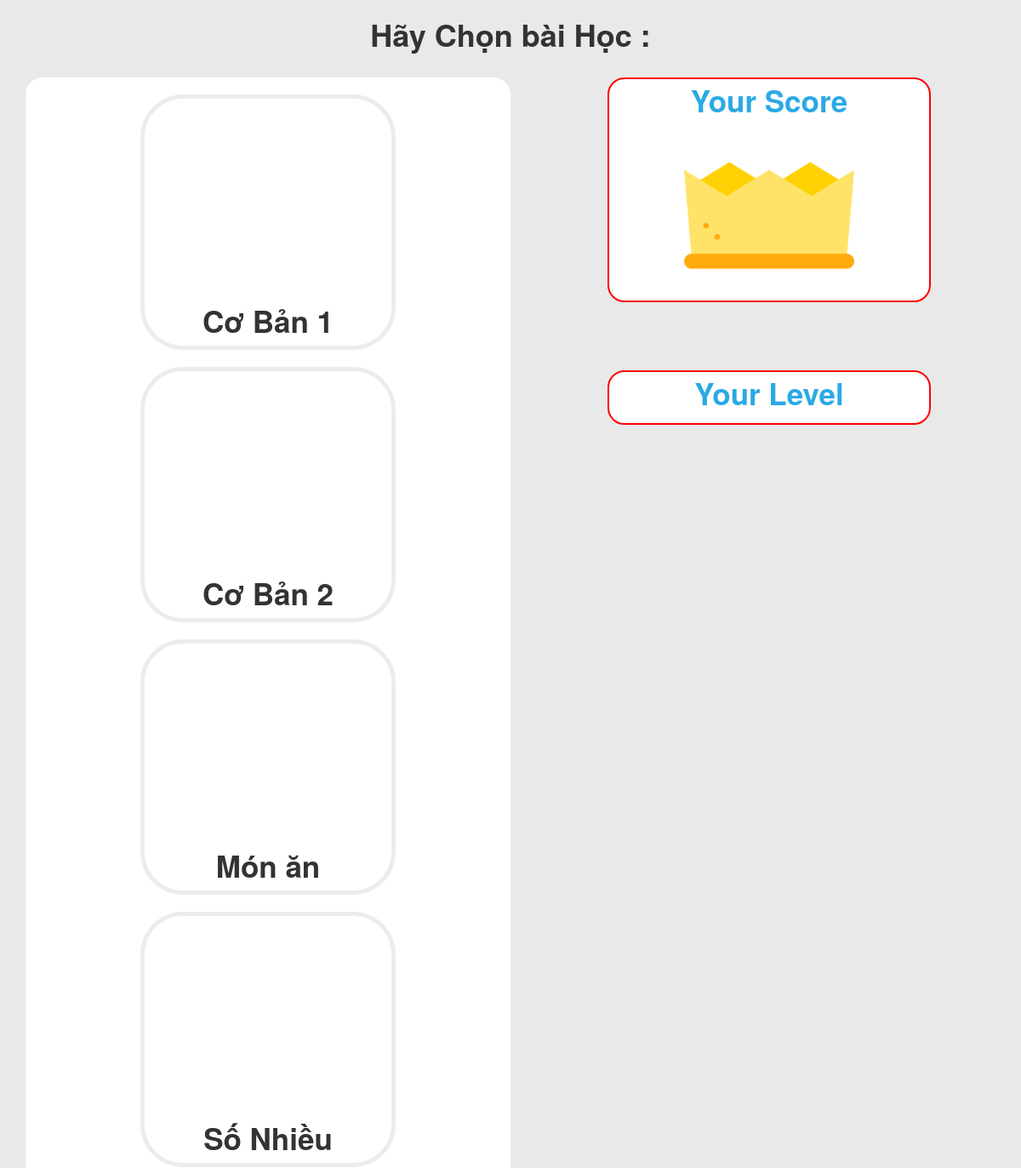
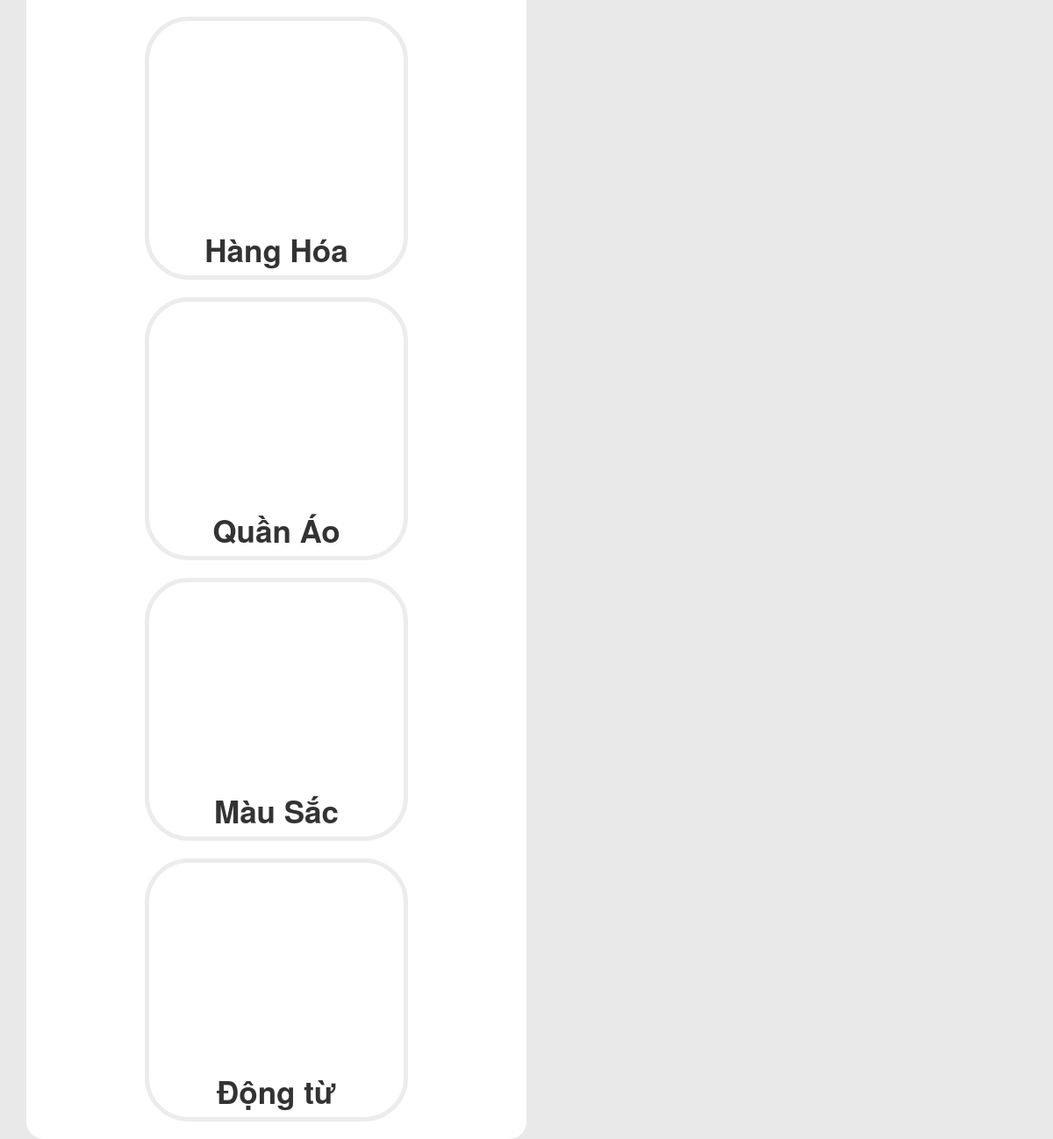
The page /Sources/view/levelbaihoc.php on the database as committed earlier (2 pictures, top to bottom).
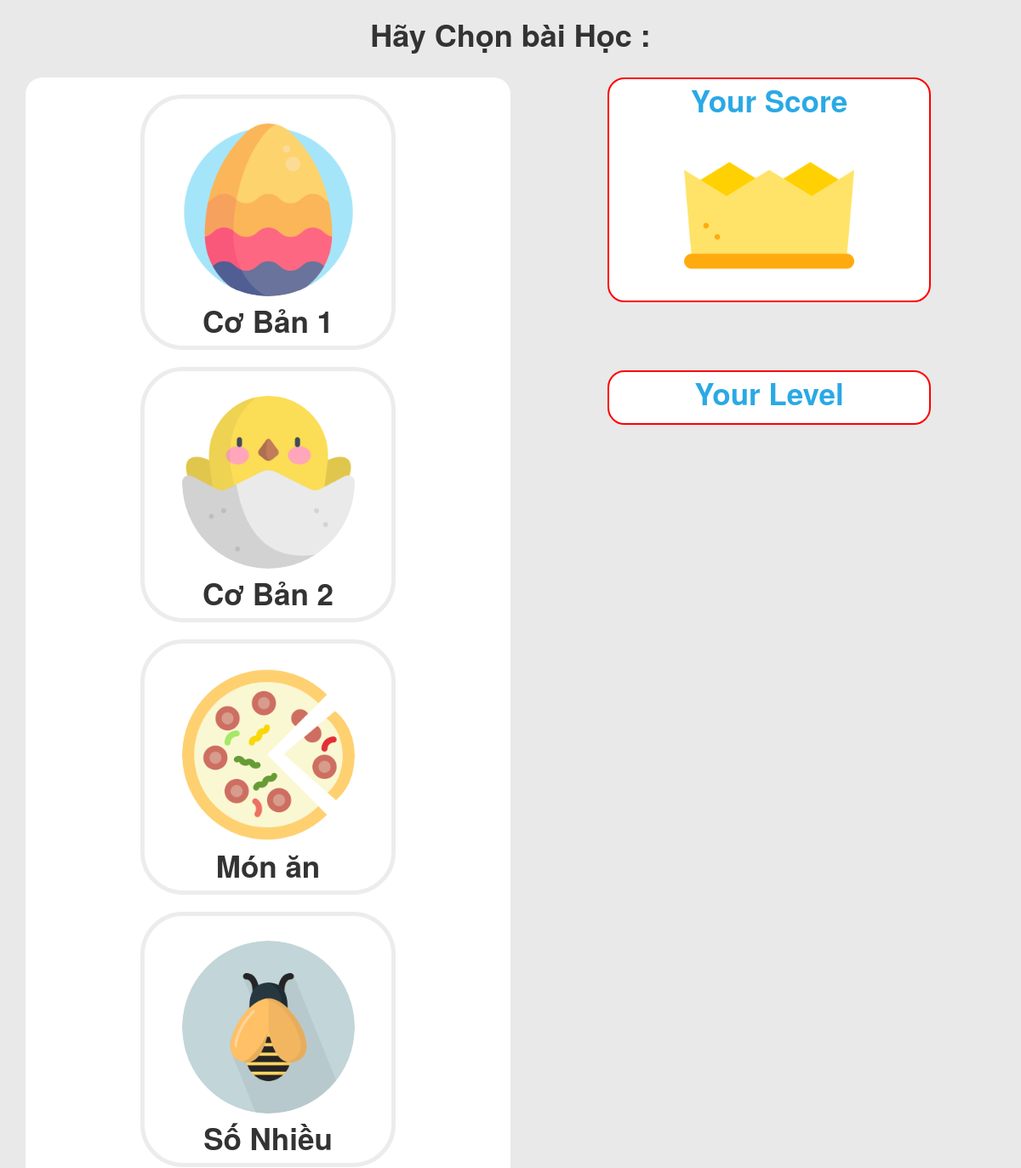
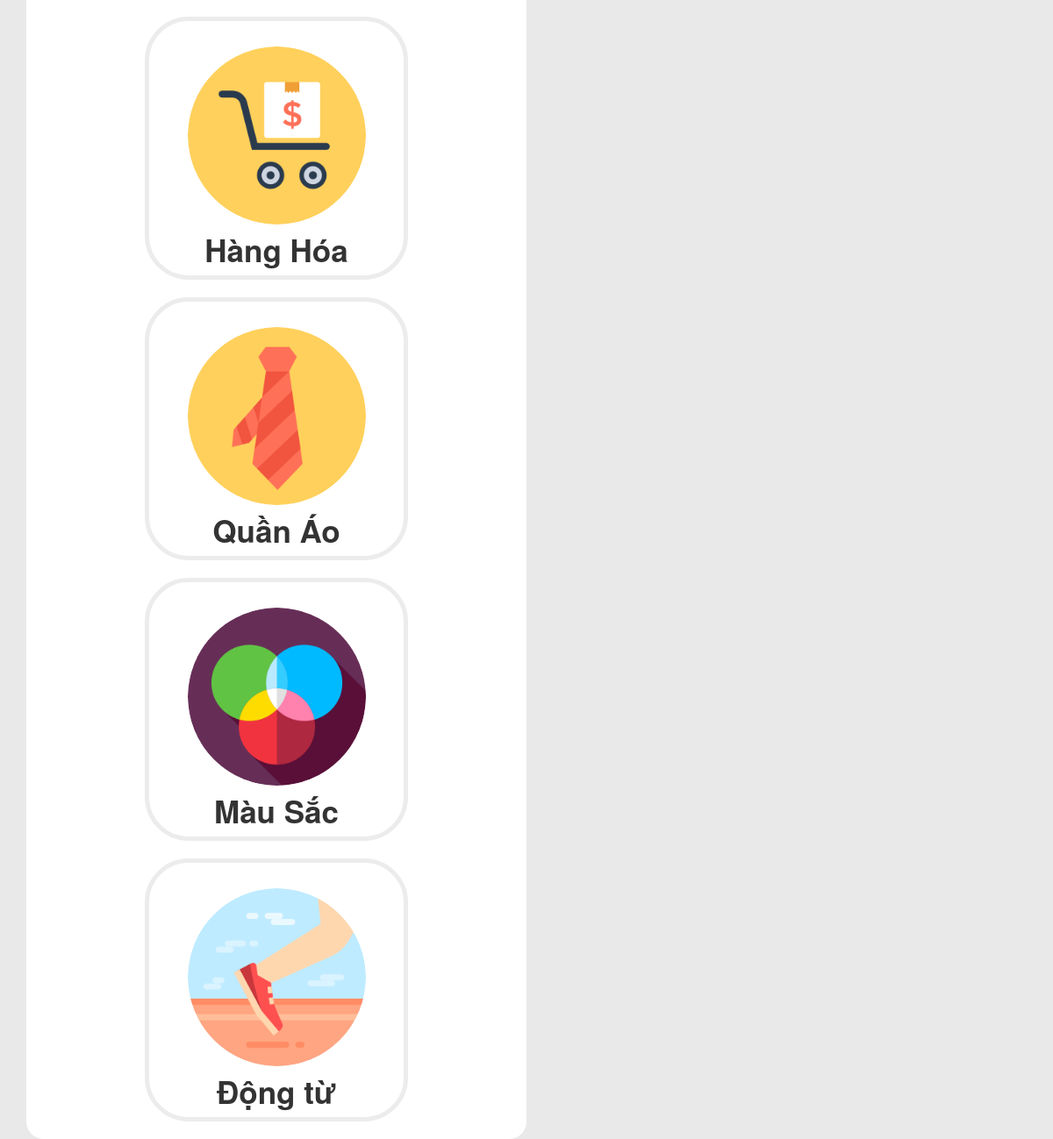
The same page on the database as committed later (2 pictures, top to bottom).
### tables this page shows
CREATE TABLE `level` (
  `id` int(2) NOT NULL,
  `namelevel` varchar(30) NOT NULL,
  `image` varchar(500) NOT NULL
);

### Sources/php/getItemLevel.php (the view, shortened to what this page needs)
<?php
require('config.php');
$link=mysqli_connect($host,$user,$pass,$db);
if(!$link){
	echo 'ket noi khong thanh cong';
} else{
	mysqli_set_charset($link,'UTF8');
	$sql="select * from level";
	$kq=mysqli_query($link,$sql);
	if(mysqli_num_rows($kq)>0){
		while ($row=mysqli_fetch_assoc($kq)) {
			$hienthi='<div class="item" value="'.$row['id'].'"><div class="img-item" style="background-image:'." url("."'".$row['image']."'".');'.'"></div><p>'.$row['namelevel'].'</p></div>'.'<br>';
			echo $hienthi;
		}
	}else{
		echo "khong co ban ghi nao";
	}
}
?>

### Sources/view/levelbaihoc.php (shortened to what this page needs)
<!DOCTYPE html>
<html>
<head>
	<link rel="stylesheet" href="../style/level.css">
	<link rel="stylesheet" href="https://cdnjs.cloudflare.com/ajax/libs/font-awesome/4.7.0/css/font-awesome.min.css">
	<link rel="stylesheet" href="https://cdnjs.cloudflare.com/ajax/libs/flag-icon-css/3.1.0/css/flag-icon.css">
	<link rel="stylesheet" href="https://maxcdn.bootstrapcdn.com/bootstrap/3.3.7/css/bootstrap.min.css">
</head>
<body>
	<?php
	include('../php/getDetailUser.php') ?>
	<div class="wraper">
		<div class="container">
			<h1 ><strong>Hãy Chọn bài Học : <strong id="getuserforexam"><?php   echo $username; ?></strong></strong>  </h1>
			<div class="col-lg-6" id="left1">
				<?php
				include('../php/getItemLevel.php');
				?>
			</div>
			<div class="col-lg-4" id="right1">
				<div class="row">
					<p>Your Score</p>
					<div class="score"><?php  echo $score ;?></div>
				</div>
				<div class="row" style="margin-top: 80px;">
					<p>Your Level</p>
				</div>
			</div>
		</div>
	</div>
</body>
</html>

### Sources/style/level.css (style rules this page uses)
.wraper { text-align: center; width: 100%; background-color: #E9E9E9; }
#left1 { padding-top: 20px; margin-top: 20px; background-color: white; border-radius: 20px; }
p { font-size: 35px; font-weight: bold; }
#right1 { margin-top: 20px; color: #2AA9E5; text-align: center; margin-left: 10%; }
.item { border: 5px solid #ECECEC; border-radius: 50px; line-height: 0px; text-align: center; margin: auto; width: 300px; height: 300px; }
.score { color: #41B0E5; font-weight: bold; font-size: 50px; line-height: 240px; margin: auto; width: 200px; height: 200px; background-size: 100% 100%; background-image: url('../image/crown.png'); }
.row { background-color: white; border: 2px solid red; border-radius: 20px; }
.img-item { border-radius: 70%; background-repeat: no-repeat; margin: 10% auto; background-size: 100% 100%; width: 70%; height: 70%; }

Rows that differ between the two databases and show on the page:
changed level "Cơ Bản 1": image: picture added; image "'../image/egg.png'" → "../image/egg.png" (drawn)
changed level "Cơ Bản 2": image: picture added; image "'../image/chick.png'" → "../image/chick.png" (drawn)
changed level "Món ăn": image: picture added; image "'../image/food.png'" → "../image/food.png" (drawn)
changed level "Số Nhiều": image: picture added; image "'../image/bee.png'" → "../image/bee.png" (drawn)
changed level "Hàng Hóa": image: picture added; image "'../image/box.png'" → "../image/box.png" (drawn)
changed level "Quần Áo": image: picture added; image "'../image/tie.png'" → "../image/tie.png" (drawn)
changed level "Màu Sắc": image: picture added; image "'../image/color.png'" → "../image/color.png" (drawn)
changed level "Động từ": image: picture added; image "'../image/run.png'" → "../image/run.png" (drawn)
